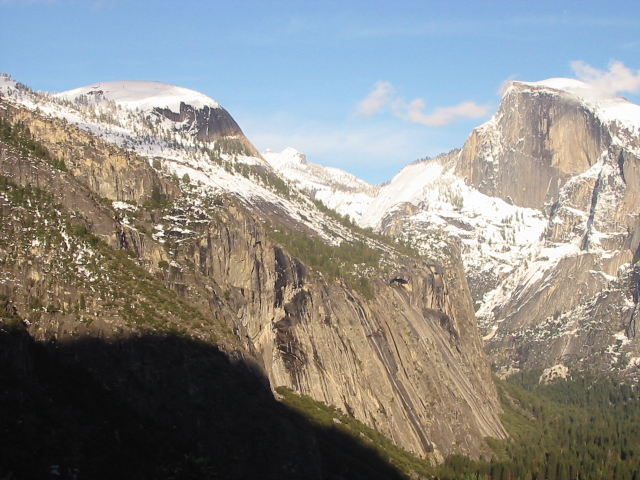
#> input picture Project 4 Image Stitching/yosemite1.jpg, 640 x 480 px
$ jupyter execute --allow-errors Homography_learner_template.ipynb   (shell and % lines are left out)
#> lines starting #> are read from the running program, lines starting #| are printed output that depends on the picture
[cell 1]
'''
import library
'''
import numpy as np
from scipy.spatial.distance import cdist
import matplotlib.pyplot as plt

[cell 2]
import cv2

[cell 3]
'''
Function (modify)
'''
def compute_homography(p1, p2):
  """
  compute the homography transform
  p1, p2: 4 x 2, 4 groups of corresponding points
  """
  # IMPLEMENT HERE, hint: you may find np.linalg.svd useful

  # construct the A matrix in the same way in the slides

  # use SVD to find the solution to Ax = 0

  # reorgnize the solution vector and normalize it to get homography matrix
  return H

[cell 4]
## Test ##
p1 = np.array([[366.6972,  106.9789],
  [439.9366,   84.4437],
  [374.5845,  331.2042],
  [428.6690,  326.6972]])

p2 = np.array([ [115.0000,  120.0000],
  [194.0000,  107.0000],
  [109.0000,  351.0000],
  [169.0000,  346.0000] ])
#> (the rest of this cell did not finish here and is left out)

[cell 5]
# [16 lines left out: function plot_corr, not called in this run]

[cell 6]
'''
Function (modify)
'''
def match_features(f1,f2):
  """
  f1, f2: N * feature_size, two features to be matched
  """

  # IMPLEMENT HERE
  # hint: you may find cdist from scipy.spatial.distance, numpy.argsort useful

  # compute pairwise distance between f1 and f2

  # forward matching, find closet two matches in f2 to f1 and do a ratio test

  # backward matching, find closet two matches in f1 to f2 and do a ratio test

  # get the intersect of two matching as the final result, python set

  return match, match_fwd, match_bkwd

[cell 7]
## Test ##
a = np.array([[2, 3],[5, 8],[4, 10]])
b = np.array([[10, 2],[2, 3],[5, 7],[1, -10]])
#> (the rest of this cell did not finish here and is left out)

[cell 8]
"""
Script (do not modify)
"""

# load images in OpenCV BGR format
I1 = cv2.imread('yosemite1.jpg')
#> I1 is the input picture: shape (480, 640, 3); mean B, G, R 135.4, 139.3, 139.5
I2 = cv2.imread('yosemite2.jpg')
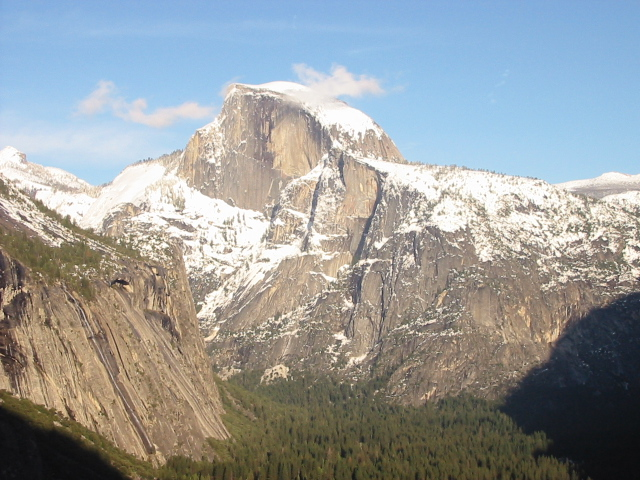
#> input picture Project 4 Image Stitching/yosemite2.jpg, 640 x 480 px
#> I2 is the input picture: shape (480, 640, 3); mean B, G, R 155.6, 155.5, 151.7

# create grayscale images
I1_gray = cv2.cvtColor(I1, cv2.COLOR_BGR2GRAY)
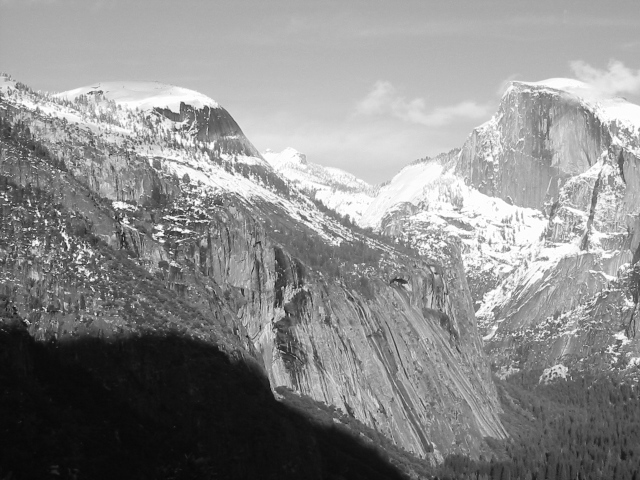
#> I1_gray: shape (480, 640); min 6, max 255, mean 138.9
I2_gray = cv2.cvtColor(I2, cv2.COLOR_BGR2GRAY)
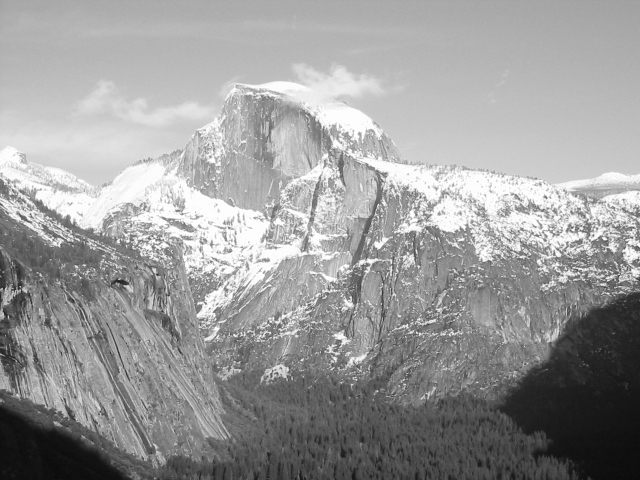
#> I2_gray: shape (480, 640); min 11, max 255, mean 154.4

# convert images to RGB format for display
I1 = cv2.cvtColor(I1, cv2.COLOR_BGR2RGB)
I2 = cv2.cvtColor(I2, cv2.COLOR_BGR2RGB)

# compute SIFT features
sift = cv2.xfeatures2d.SIFT_create()
kp1, des1 = sift.detectAndCompute(I1_gray, None)
#> kp1 = 2504 keypoints; strongest (x, y, size): (6, 199, 1.9), (78, 246, 2.1), (74, 255, 1.9), (46, 222, 2.2)
kp2, des2 = sift.detectAndCompute(I2_gray, None)
#> kp2 = 2343 keypoints; strongest (x, y, size): (604, 239, 2.2), (545, 197, 2.2), (573, 230, 1.9), (118, 241, 2.2)

# match features
#> (the rest of this cell did not finish here and is left out)
